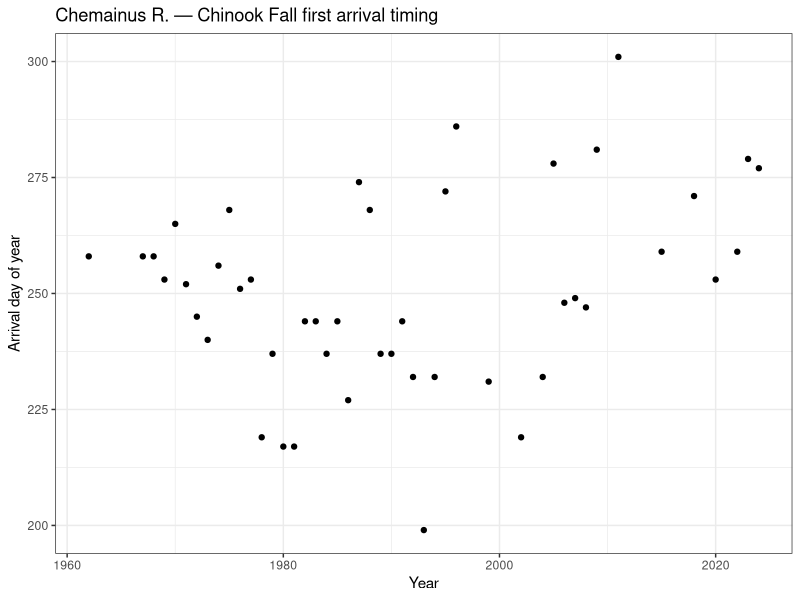
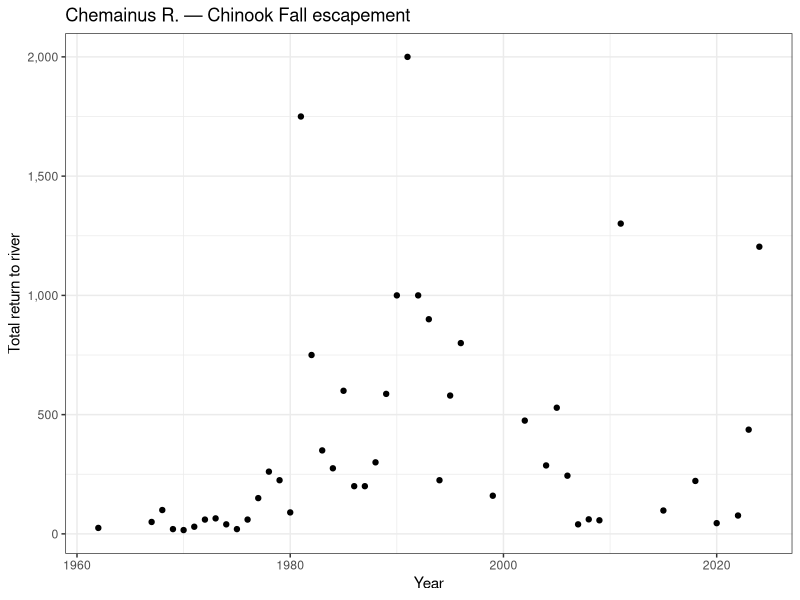

Here is the R script that generated these plots, in order: (Note: this script raises an error after producing the figures.)
## ---- chunk 1
library(tidyverse)
library(ggplot2)
library(lubridate)
install.packages("patchwork")
library(patchwork)
## ---- chunk 2
STREAMS <- data.frame(stream = c("COWICHAN RIVER", "CHEMAINUS RIVER", "LILQUALICUM RIVER", "NANAIMO RIVER"), salmon_url = c("https://github.com/oceanhackweek/ohw26_proj_fishyG/blob/fb5467aafebe8ce24a997c6e2d98bc2636ad769d/data/Salmon%20Data/COWICHAN%20RIVER_salmon_data.csv", "https://github.com/oceanhackweek/ohw26_proj_fishyG/blob/bb30d9a143e4860ffa98bfac3b2b236436496f1d/data/Salmon%20Data/CHEMAINUS%20RIVER_salmon_data.csv", "https://github.com/oceanhackweek/ohw26_proj_fishyG/blob/bb30d9a143e4860ffa98bfac3b2b236436496f1d/data/Salmon%20Data/LITTLE%20QUALICUM%20RIVER_salmon_data.csv", "https://github.com/oceanhackweek/ohw26_proj_fishyG/blob/bb30d9a143e4860ffa98bfac3b2b236436496f1d/data/Salmon%20Data/NANAIMO%20RIVER_salmon_data.csv"))
## ---- chunk 3
path <- "/home/jovyan/Desktop/fishyG/data/Salmon Data/"
setwd(path)

read.csv("CHEMAINUS RIVER_salmon_data.csv") -> chemainus
read.csv('COWICHAN RIVER_salmon_data.csv') -> cowichan
read.csv('LITTLE QUALICUM RIVER_salmon_data.csv') -> lilqualicum
read.csv('NANAIMO RIVER_salmon_data.csv') -> nanaimo
## ---- chunk 4
df <- chemainus #repro
d <- df %>%
  mutate(
    time_return   = ymd_hms(time_return, truncated = 3),   # swap for dmy()/mdy() if needed
    return_yr     = year(time_return),
    return_doy    = yday(time_return),
    return_doy_adj = return_doy - (leap_year(return_yr) & return_doy > 59),
  )

####Do some plotting

# Day of arrival vs year
( d %>%
  ggplot(aes(ANALYSIS_YR, return_doy_adj)) +
  geom_point() +
    theme_bw()+
  #geom_smooth(method = "lm", se = TRUE) +
  labs(x = "Year", y = "Arrival day of year",
       title = "Chemainus R. — Chinook Fall first arrival timing") -> chemainus_doyp )
# Escapement vs year
( d %>%
  ggplot(aes(ANALYSIS_YR, TOTAL_RETURN_TO_RIVER)) +
  geom_point() +
     theme_bw()+
  #geom_smooth(method = "lm", se = TRUE) +
  scale_y_continuous(labels = scales::comma) +
  labs(x = "Year", y = "Total return to river",
       title = "Chemainus R. — Chinook Fall escapement") -> chemainus_esp )

chemainus_doyp + chemainus_esp -> chem_p
saveRDS(chem_p, file = "/home/jovyan/Desktop/fishyG/data/yearplotsforsalmonstreams/chem_plot.rds")
## ---- chunk 5
df <- cowichan #repro
d <- df %>%
  mutate(
    time_return   = ymd_hms(time_return, truncated = 3),   # swap for dmy()/mdy() if needed
    return_yr     = year(time_return),
    return_doy    = yday(time_return),
    return_doy_adj = return_doy - (leap_year(return_yr) & return_doy > 59),
  )

####Do some plotting

# Day of arrival vs year
( d %>%
  ggplot(aes(ANALYSIS_YR, return_doy_adj)) +
  geom_point() +
    theme_bw()+
  #geom_smooth(method = "lm", se = TRUE) +
  labs(x = "Year", y = "Arrival day of year",
       title = "Cowichan R. — Chinook Fall first arrival timing") -> cow_doyp )
# Escapement vs year
( d %>%
  ggplot(aes(ANALYSIS_YR, TOTAL_RETURN_TO_RIVER)) +
  geom_point() +
     theme_bw()+
  #geom_smooth(method = "lm", se = TRUE) +
  scale_y_continuous(labels = scales::comma) +
  labs(x = "Year", y = "Total return to river",
       title = "Cowichan R. — Chinook Fall escapement") -> cow_esp )

cow_doyp + cow_esp -> cow_p
saveRDS(cow_p, file = "/home/jovyan/Desktop/fishyG/data/yearplotsforsalmonstreams/cow_plot.rds")
## ---- chunk 6
df <- lilqualicum #repro
d <- df %>%
  mutate(
    time_return   = ymd_hms(time_return, truncated = 3),   # swap for dmy()/mdy() if needed
    return_yr     = year(time_return),
    return_doy    = yday(time_return),
    return_doy_adj = return_doy - (leap_year(return_yr) & return_doy > 59),
  )

####Do some plotting

# Day of arrival vs year
( d %>%
  ggplot(aes(ANALYSIS_YR, return_doy_adj)) +
  geom_point() +
    theme_bw()+
  #geom_smooth(method = "lm", se = TRUE) +
  labs(x = "Year", y = "Arrival day of year",
       title = "Lil Qualicum R. — Chinook Fall first arrival timing") -> lilq_doyp )
# Escapement vs year
( d %>%
  ggplot(aes(ANALYSIS_YR, TOTAL_RETURN_TO_RIVER)) +
  geom_point() +
     theme_bw()+
  #geom_smooth(method = "lm", se = TRUE) +
  scale_y_continuous(labels = scales::comma) +
  labs(x = "Year", y = "Total return to river",
       title = "Lil Qualicum R. — Chinook Fall escapement") -> lilq_esp )

lilq_doyp + lilq_esp -> lilq_p
saveRDS(lilq_p, file = "/home/jovyan/Desktop/fishyG/data/yearplotsforsalmonstreams/lilq_plot.rds")
## ---- chunk 7
df <- nanaimo #repro
d <- df %>%
  mutate(
    time_return   = ymd_hms(time_return, truncated = 3),   # swap for dmy()/mdy() if needed
    return_yr     = year(time_return),
    return_doy    = yday(time_return),
    return_doy_adj = return_doy - (leap_year(return_yr) & return_doy > 59),
  )

####Do some plotting

# Day of arrival vs year
( d %>%
  ggplot(aes(ANALYSIS_YR, return_doy_adj)) +
  geom_point() +
    theme_bw()+
  #geom_smooth(method = "lm", se = TRUE) +
  labs(x = "Year", y = "Arrival day of year",
       title = "Nanaimo R. — Chinook Fall first arrival timing") -> nan_doyp )
# Escapement vs year
( d %>%
  ggplot(aes(ANALYSIS_YR, TOTAL_RETURN_TO_RIVER)) +
  geom_point() +
     theme_bw()+
  #geom_smooth(method = "lm", se = TRUE) +
  scale_y_continuous(labels = scales::comma) +
  labs(x = "Year", y = "Total return to river",
       title = "Nanaimo R. — Chinook Fall escapement") -> nan_esp )

nan_doyp + nan_esp -> nan_p
saveRDS(nan_p, file = "/home/jovyan/Desktop/fishyG/data/yearplotsforsalmonstreams/nan_plot.rds")
